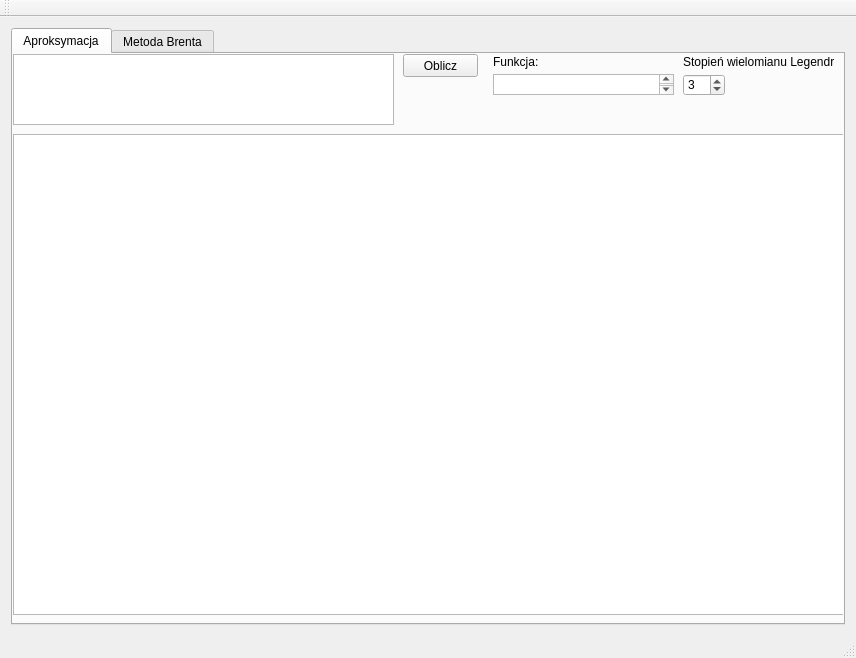
<?xml version="1.0" encoding="UTF-8"?>
<ui version="4.0">
 <class>metody</class>
 <widget class="QMainWindow" name="metody">
  <property name="geometry">
   <rect>
    <x>0</x>
    <y>0</y>
    <width>856</width>
    <height>658</height>
   </rect>
  </property>
  <property name="windowTitle">
   <string>metody</string>
  </property>
  <widget class="QWidget" name="centralWidget">
   <layout class="QVBoxLayout" name="verticalLayout">
    <item>
     <widget class="QTabWidget" name="tabWidget">
      <property name="currentIndex">
       <number>0</number>
      </property>
      <widget class="QWidget" name="tab_3">
       <attribute name="title">
        <string>Aproksymacja</string>
       </attribute>
       <widget class="QChartView" name="graphicsView">
        <property name="geometry">
         <rect>
          <x>0</x>
          <y>80</y>
          <width>831</width>
          <height>481</height>
         </rect>
        </property>
       </widget>
       <widget class="QPlainTextEdit" name="plainTextEdit">
        <property name="geometry">
         <rect>
          <x>0</x>
          <y>0</y>
          <width>381</width>
          <height>71</height>
         </rect>
        </property>
       </widget>
       <widget class="QPushButton" name="pushButton">
        <property name="geometry">
         <rect>
          <x>390</x>
          <y>0</y>
          <width>75</width>
          <height>23</height>
         </rect>
        </property>
        <property name="text">
         <string>Oblicz</string>
        </property>
       </widget>
       <widget class="QPlainTextEdit" name="plainTextEdit_4">
        <property name="geometry">
         <rect>
          <x>480</x>
          <y>20</y>
          <width>181</width>
          <height>21</height>
         </rect>
        </property>
       </widget>
       <widget class="QLabel" name="label_2">
        <property name="geometry">
         <rect>
          <x>480</x>
          <y>0</y>
          <width>71</width>
          <height>16</height>
         </rect>
        </property>
        <property name="text">
         <string>Funkcja:</string>
        </property>
       </widget>
       <widget class="QLabel" name="label_3">
        <property name="geometry">
         <rect>
          <x>670</x>
          <y>0</y>
          <width>151</width>
          <height>16</height>
         </rect>
        </property>
        <property name="text">
         <string>Stopień wielomianu Legendre'a</string>
        </property>
       </widget>
       <widget class="QSpinBox" name="spinBox">
        <property name="geometry">
         <rect>
          <x>670</x>
          <y>20</y>
          <width>42</width>
          <height>22</height>
         </rect>
        </property>
        <property name="minimum">
         <number>2</number>
        </property>
        <property name="maximum">
         <number>13</number>
        </property>
        <property name="value">
         <number>3</number>
        </property>
       </widget>
      </widget>
      <widget class="QWidget" name="tab_4">
       <attribute name="title">
        <string>Metoda Brenta</string>
       </attribute>
       <widget class="QChartView" name="graphicsView_2">
        <property name="geometry">
         <rect>
          <x>0</x>
          <y>80</y>
          <width>831</width>
          <height>481</height>
         </rect>
        </property>
       </widget>
       <widget class="QPlainTextEdit" name="plainTextEdit_2">
        <property name="geometry">
         <rect>
          <x>0</x>
          <y>0</y>
          <width>381</width>
          <height>71</height>
         </rect>
        </property>
       </widget>
       <widget class="QPushButton" name="pushButton_2">
        <property name="geometry">
         <rect>
          <x>390</x>
          <y>0</y>
          <width>75</width>
          <height>23</height>
         </rect>
        </property>
        <property name="text">
         <string>Oblicz</string>
        </property>
       </widget>
       <widget class="QLabel" name="label">
        <property name="geometry">
         <rect>
          <x>490</x>
          <y>0</y>
          <width>71</width>
          <height>16</height>
         </rect>
        </property>
        <property name="text">
         <string>Funkcja:</string>
        </property>
       </widget>
       <widget class="QPlainTextEdit" name="plainTextEdit_3">
        <property name="geometry">
         <rect>
          <x>490</x>
          <y>20</y>
          <width>141</width>
          <height>21</height>
         </rect>
        </property>
       </widget>
       <widget class="QLabel" name="label_4">
        <property name="geometry">
         <rect>
          <x>640</x>
          <y>0</y>
          <width>71</width>
          <height>16</height>
         </rect>
        </property>
        <property name="text">
         <string>Lewy przedział</string>
        </property>
       </widget>
       <widget class="QLabel" name="label_5">
        <property name="geometry">
         <rect>
          <x>730</x>
          <y>0</y>
          <width>81</width>
          <height>16</height>
         </rect>
        </property>
        <property name="text">
         <string>Prawy przedział</string>
        </property>
       </widget>
       <widget class="QPlainTextEdit" name="plainTextEdit_5">
        <property name="geometry">
         <rect>
          <x>640</x>
          <y>20</y>
          <width>61</width>
          <height>21</height>
         </rect>
        </property>
       </widget>
       <widget class="QPlainTextEdit" name="plainTextEdit_6">
        <property name="geometry">
         <rect>
          <x>730</x>
          <y>20</y>
          <width>61</width>
          <height>21</height>
         </rect>
        </property>
       </widget>
      </widget>
     </widget>
    </item>
   </layout>
  </widget>
  <widget class="QMenuBar" name="menuBar">
   <property name="geometry">
    <rect>
     <x>0</x>
     <y>0</y>
     <width>856</width>
     <height>21</height>
    </rect>
   </property>
  </widget>
  <widget class="QToolBar" name="mainToolBar">
   <attribute name="toolBarArea">
    <enum>TopToolBarArea</enum>
   </attribute>
   <attribute name="toolBarBreak">
    <bool>false</bool>
   </attribute>
  </widget>
  <widget class="QStatusBar" name="statusBar"/>
 </widget>
 <layoutdefault spacing="6" margin="11"/>
 <customwidgets>
  <customwidget>
   <class>QChartView</class>
   <extends>QGraphicsView</extends>
   <header>QtCharts</header>
  </customwidget>
 </customwidgets>
 <resources/>
 <connections/>
</ui>
